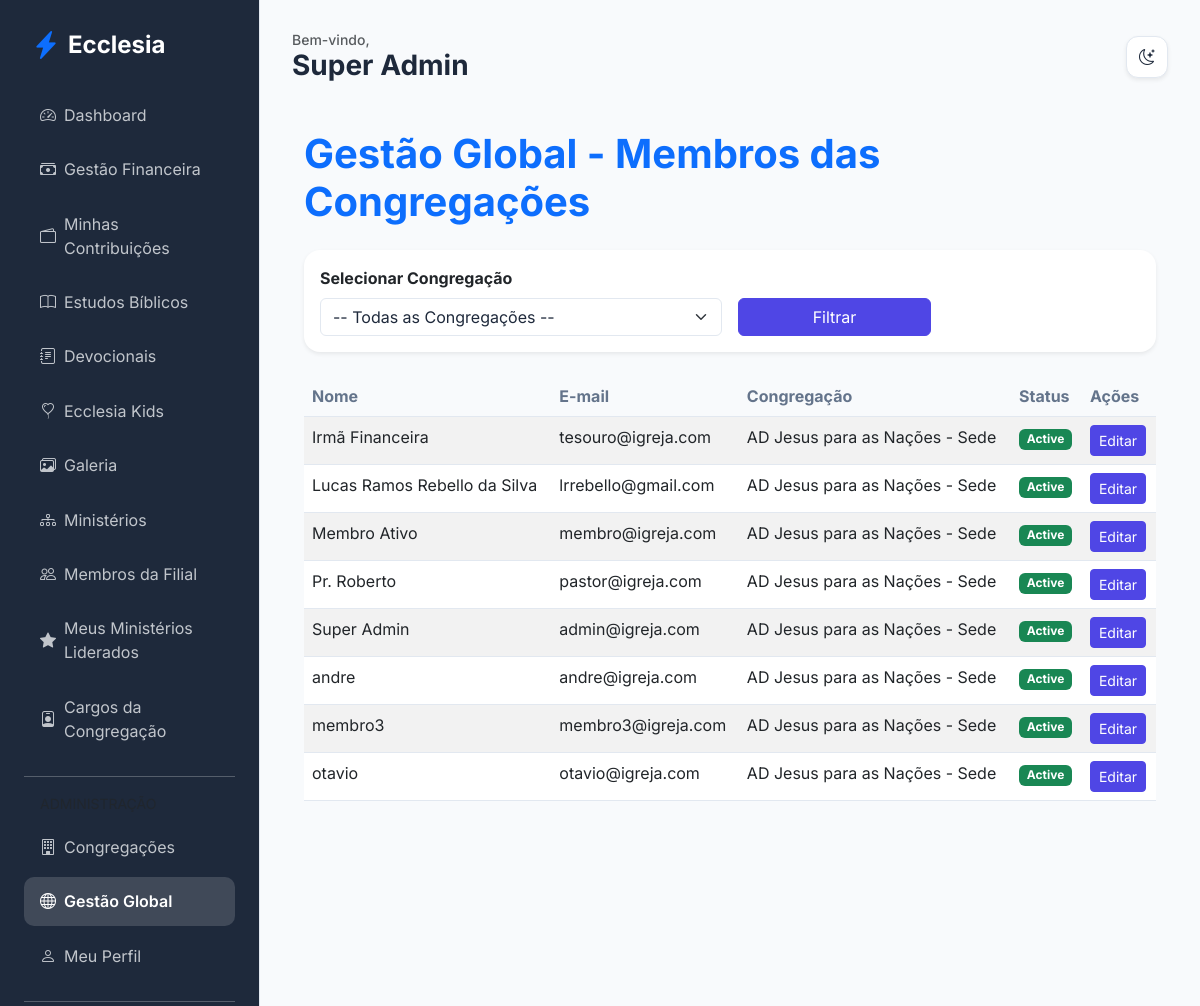
The app's page /admin/members (signed in), older data.
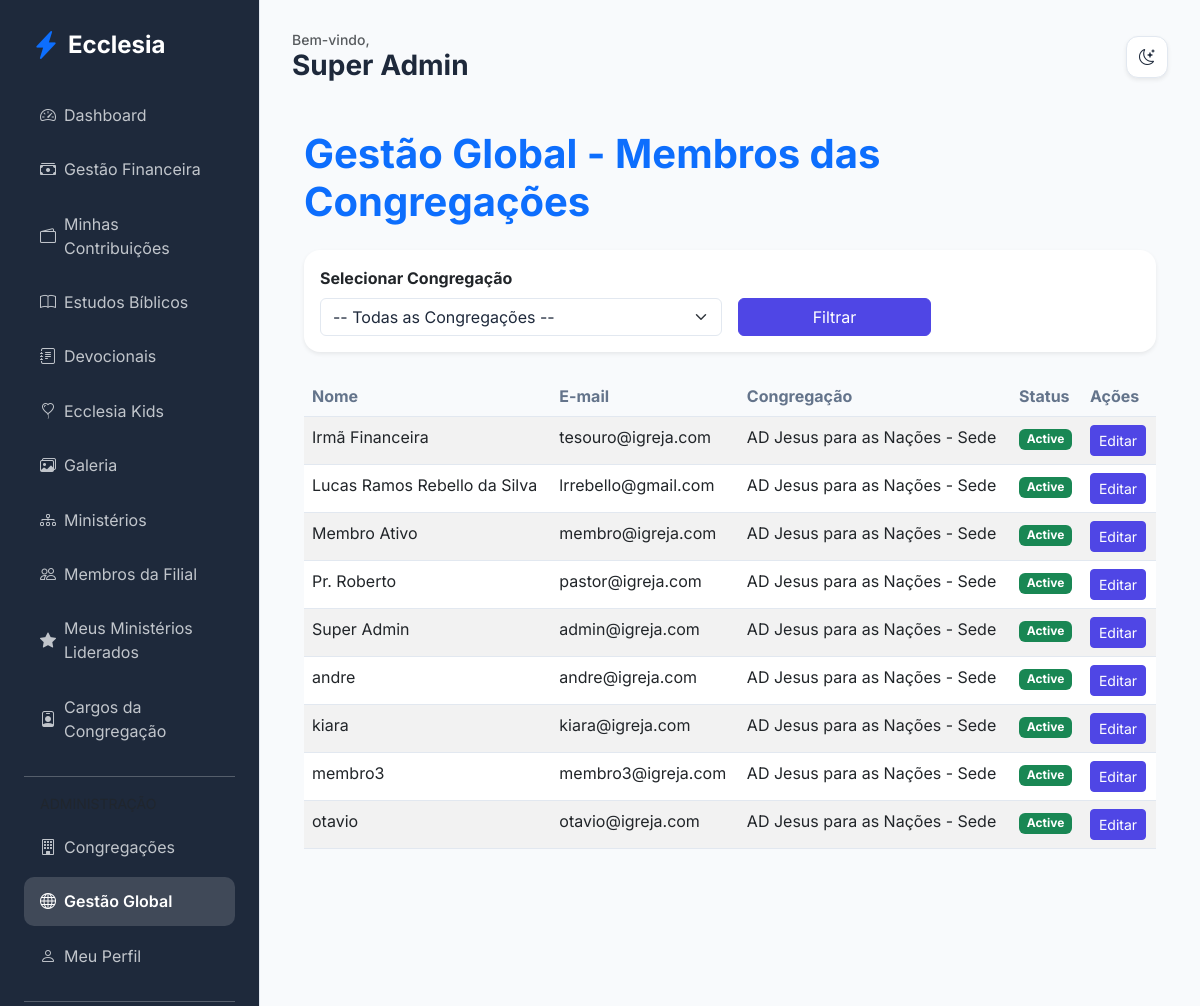
The same page, newer data.
### app/core/models.py (models this page shows, shortened)
class User(db.Model, UserMixin):
    id = db.Column(db.Integer, primary_key=True)
    name = db.Column(db.String(100), nullable=False)
    email = db.Column(db.String(120), unique=True, nullable=False)
    password_hash = db.Column(db.String(128))
    birth_date = db.Column(db.Date)
    gender = db.Column(db.String(20))
    documents = db.Column(db.String(200)) # Flexível para diferentes países
    address = db.Column(db.Text)
    phone = db.Column(db.String(50))
    profile_photo = db.Column(db.String(255), nullable=True)
    status = db.Column(db.String(20), default='pending') # pending, active, rejected
    is_ministry_leader = db.Column(db.Boolean, default=False)
    church_id = db.Column(db.Integer, db.ForeignKey('church.id'))
    family_id = db.Column(db.Integer, db.ForeignKey('family.id'), nullable=True)
    church_role_id = db.Column(db.Integer, db.ForeignKey('church_role.id'), nullable=True)
    ministries = db.relationship('Ministry', secondary=member_ministries, backref=db.backref('members', lazy='dynamic'))
    can_manage_ministries = db.Column(db.Boolean, default=False)
    can_manage_media = db.Column(db.Boolean, default=False)
    can_publish_devotionals = db.Column(db.Boolean, default=False)
    can_approve_members = db.Column(db.Boolean, default=False)
    can_manage_finance = db.Column(db.Boolean, default=False)
    can_manage_kids = db.Column(db.Boolean, default=False)
    can_manage_events = db.Column(db.Boolean, default=False)

class Church(db.Model):
    id = db.Column(db.Integer, primary_key=True)
    name = db.Column(db.String(100), nullable=False)
    address = db.Column(db.String(200))
    city = db.Column(db.String(100))
    country = db.Column(db.String(100))
    currency_symbol = db.Column(db.String(5), default='R$')
    is_main = db.Column(db.Boolean, default=False)
    created_at = db.Column(db.DateTime, default=datetime.utcnow)
    members = db.relationship('User', backref='church', lazy=True)
    ministries = db.relationship('Ministry', backref='church', lazy=True)
    assets = db.relationship('Asset', backref='church', lazy=True)
    roles = db.relationship('ChurchRole', backref='church', lazy=True, cascade="all, delete-orphan")

### app/modules/admin/routes.py (the view)
@admin_bp.route('/members')
@login_required
def list_members():
    if not is_global_admin():
        flash('Acesso negado.', 'danger')
        return redirect(url_for('members.dashboard'))
    church_id = request.args.get('church_id', type=int)
    churches = Church.query.order_by(Church.name).all()
    if church_id:
        selected_church = Church.query.get(church_id)
        if selected_church:
            members = User.query.filter_by(church_id=church_id).order_by(User.name).all()
        else:
            members = []
            flash('Congregação não encontrada.', 'warning')
    else:
        selected_church = None
        members = User.query.order_by(User.name).all()
    return render_template(
        'admin/members.html',
        members=members,
        churches=churches,
        selected_church=selected_church,
        current_church_id=church_id
    )

### app/modules/admin/routes.py (called while the page is built)
def is_global_admin():
    return current_user.church_role and current_user.church_role.name == 'Administrador Global'

### app/templates/admin/members.html (shortened to what this page needs)
{% extends "base.html" %}
{% block content %}
<div class="container py-4">
    <h1 class="fw-bold text-primary mb-4">Gestão Global - Membros das Congregações</h1>
    <div class="card border-0 shadow-sm mb-4">
        <div class="card-body">
            <form method="GET" class="row g-3 align-items-end">
                <div class="col-md-6">
                    <label for="church_id" class="form-label fw-bold">Selecionar Congregação</label>
                    <select name="church_id" id="church_id" class="form-select" onchange="this.form.submit()">
                        <option value="">-- Todas as Congregações --</option>
                    </select>
                </div>
                <div class="col-md-3 d-flex align-items-end">
                    <button type="submit" class="btn btn-primary w-100">Filtrar</button>
                </div>
            </form>
        </div>
    </div>
    {% if members %}
    <div class="table-responsive">
        <table class="table table-hover table-striped">
            <thead class="table-dark">
                <tr>
                    <th>Nome</th>
                    <th>E-mail</th>
                    <th>Congregação</th>
                    <th>Status</th>
                    <th>Ações</th>
                </tr>
            </thead>
            <tbody>
                {% for member in members %}
                <tr>
                    <td>{{ member.name }}</td>
                    <td>{{ member.email }}</td>
                    <td>{{ member.church.name if member.church else 'Sem congregação' }}</td>
                    <td>
                        <span class="badge {{ 'bg-success' if member.status == 'active' else 'bg-warning' if member.status == 'pending' else 'bg-danger' }}">
                            {{ member.status|capitalize }}
                        </span>
                    </td>
                    <td>
                        <a href="{{ url_for('admin.edit_member', id=member.id) }}" class="btn btn-sm btn-primary">Editar</a>
                    </td>
                </tr>
                {% endfor %}
            </tbody>
        </table>
    </div>
    {% else %}
    <div class="alert alert-info text-center py-4">
        Nenhum membro encontrado para a seleção atual.
    </div>
    {% endif %}
</div>
{% endblock %}

### app/templates/base.html (shortened to what this page needs)
<!DOCTYPE html>
<html lang="pt-BR">
<head>
    <link href="https://cdn.jsdelivr.net/npm/bootstrap@5.3.0/dist/css/bootstrap.min.css" rel="stylesheet">
    <link href="https://cdn.jsdelivr.net/npm/bootstrap-icons@1.10.0/font/bootstrap-icons.css" rel="stylesheet">
    <link rel="stylesheet" href="{{ url_for('static', filename='css/premium.css') }}">
</head>
<body>
    {% if current_user.is_authenticated %}
    <div class="sidebar d-none d-lg-block">
        <div class="d-flex align-items-center mb-4 px-2">
            <i class="bi bi-lightning-charge-fill text-primary fs-3 me-2"></i>
            <h4 class="mb-0 fw-bold text-white">Ecclesia</h4>
        </div>
        {% include 'includes/_nav_links.html' %}
    </div>
    {% endif %}
    <div class="main-content {{ 'mx-auto' if not current_user.is_authenticated }}">
        {% if current_user.is_authenticated %}
        <header class="d-flex justify-content-between align-items-center mb-4 d-none d-lg-flex">
            <div>
                <h5 class="text-muted mb-0 small">Bem-vindo,</h5>
                <h3 class="fw-bold mb-0">{{ current_user.name }}</h3>
            </div>
            <div class="theme-toggle shadow-sm" onclick="toggleTheme()">
                <i class="bi bi-moon-stars" id="theme-icon"></i>
            </div>
        </header>
        {% endif %}
        {% block content %}{% endblock %}
    </div>
</body>
</html>

Row changes from the older to the newer data that the page shows:
added User: name "kiara", email "kiara@igreja.com", church "AD Jesus para as Nações - Sede", status "Active"
